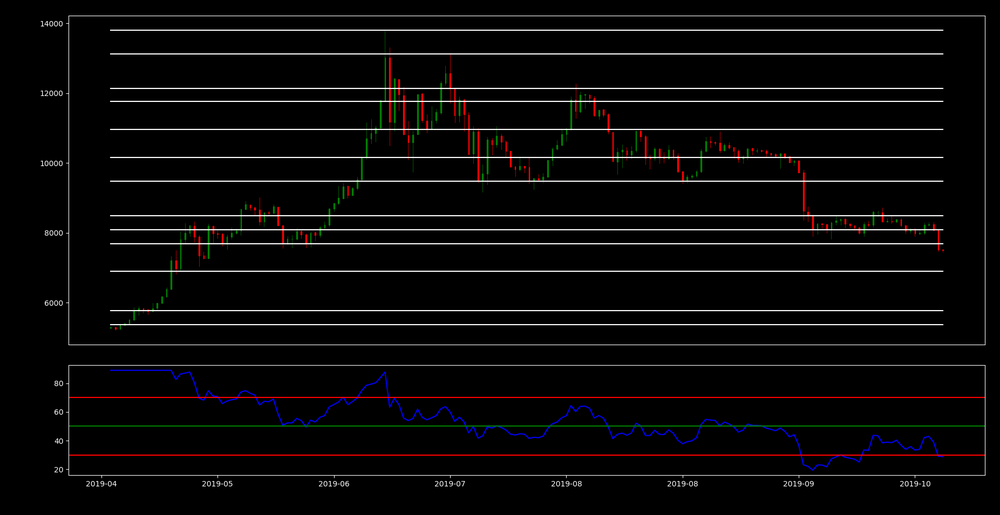
#> input picture support and resistance levels/Support_And_Resistance.png, 1000 x 515 px, shrunk from 1853 x 955 before the run
$ python croper.py
#> lines starting #> are read from the running program, lines starting #| are printed output that depends on the picture
#> the answer given: ../support and resistance levels/Support_And_Resistance.png
import cv2
import numpy as np
import math
from tkinter import filedialog
from tkinter import *


def put_text_on_image(instruction_bar, image_width, text):
    font = cv2.FONT_HERSHEY_SIMPLEX
    text_scale = 0.5
    while cv2.getTextSize(text, font, text_scale, 1)[0][0] > image_width:
        text_scale -= 0.1
    cv2.putText(instruction_bar, text, (20, 20), font, text_scale, (255, 255, 255), 1)
    return instruction_bar


def show(img, title="", time=-1):
    cv2.imshow(title, img)
    key = cv2.waitKey(time)
    cv2.destroyAllWindows()
    return key


select = False
temp = list()
state = list()


def select_region_elastic(image, sub_region_select=False):
    # convert image to RGB so that the selection boxes can show up if image is gray scale
#> called with sub_region_select = False
    if len(image.shape) == 2:
        image = cv2.cvtColor(image, cv2.COLOR_GRAY2BGR)

    main_region_contour = []
#> main_region_contour = []
    sub_region_contours = []
    sub_region_contour = []
    sub_region_circles = []
    sub_region_squares = []

    # ==========================================================================
    # create inatruction bar to show instruction info
    instruction_image = np.zeros((30, image.shape[1], 3), np.uint8)
    text = '[r]-reset [q]-quit'
    instruction_image = put_text_on_image(instruction_image, image.shape[1], text)

    # ==========================================================================

    # ============================================================================================================
    # MAIN REGION CROP
    # while loop that allows selection of a region in an image
    # [7 lines left out: function select_main_region_callback, not called in this run]

    # create buffer image to reset
    buffer_image = image.copy()
#> buffer_image is the input picture: shape (515, 1000, 3); mean B, G, R 9.2, 9.2, 10.4

    while not sub_region_select:

        window_name = "Main Region Select"
        cv2.namedWindow(window_name)
        cv2.setMouseCallback(window_name, select_main_region_callback)
        cv2.imshow(window_name, cv2.vconcat([buffer_image, instruction_image]))
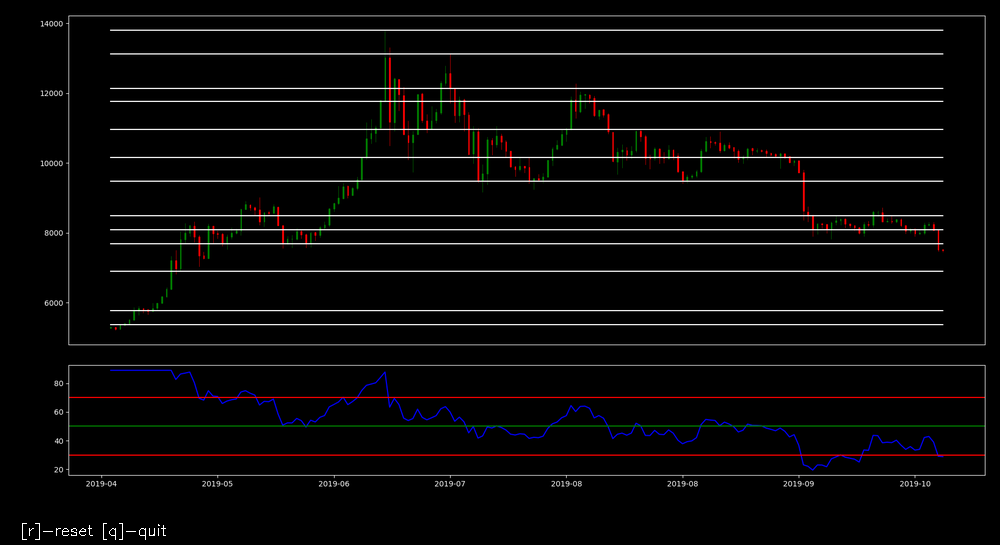
#> window 'Main Region Select': shape (545, 1000, 3); mean B, G, R 8.8, 8.9, 10
        key = cv2.waitKey(1)
#> (key q is pressed here)

        if key == 13:
            print("selecting main region done....")
            cv2.destroyAllWindows()
            break

        elif key == ord('r'):
            print("selecting main region reset....")
            buffer_image = image.copy()
            main_region_contour = []
        elif key == ord('q'):
            print("selecting main region quit....")
            cv2.destroyAllWindows()
            return 0

    # create mask to mask out the selected region from original image
    mask = np.zeros(image.shape, np.uint8)
    if main_region_contour:
        cv2.drawContours(mask, np.array([main_region_contour]), -1, (255, 255, 255), -1)
        buffer_image = cv2.bitwise_and(image, mask)

    # =========================================================================================================

    # ==========================================================================================================
    # SUB REGION CROP
    # =====================================================================
    # call backs for each shape of the sub region select
    # [41 lines left out: functions select_sub_region_callback_elastic, select_sub_region_callback_circle, select_sub_region_callback_square, not called in this run]

    # ===========================================================================
    # buffer image for reset
    buffer_image_2 = buffer_image.copy()
    # dict of functions
    callbacks = {0: select_sub_region_callback_elastic, 1: select_sub_region_callback_circle,
                 2: select_sub_region_callback_square}
    callback_names = {0: 'elastic crop', 1: 'circle crop',
                      2: 'square crop'}

    callback_selector = 0

    while 1:
        instruction_image = np.zeros((30, buffer_image_2.shape[1], 3), np.uint8)
        text = f'[r]-reset [q]-quit [n]-next(elastic crop only) [m]-mode, mode: {callback_names[callback_selector]}'
        instruction_image = put_text_on_image(instruction_image, buffer_image_2.shape[1], text)
        window_name = "Sub Region Select"
        cv2.namedWindow(window_name)
        params = [buffer_image_2.shape]
        cv2.setMouseCallback(window_name, callbacks[callback_selector],
                             param=params)

        cv2.imshow(window_name, cv2.vconcat([buffer_image_2, instruction_image]))
        key = cv2.waitKey(1)

        if key == 13:
            print("selecting sub region/s done....")
            if sub_region_contour:
                sub_region_contours.append(sub_region_contour)
            cv2.destroyAllWindows()
            break
        elif key == ord('n') and callback_names[callback_selector] == 'elastic crop':
            print("selecting next sub region....")
            if sub_region_contour:
                sub_region_contours.append(sub_region_contour)
            sub_region_contour = []
        elif key == ord('m'):
            callback_selector += 1 if callback_selector < 2 else -2
            print(callback_names[callback_selector])
            if sub_region_contour:
                sub_region_contours.append(sub_region_contour)
            sub_region_contour = []
        elif key == ord('r'):
            print("selecting sub region reset....")
            buffer_image_2 = buffer_image.copy()
            sub_region_contour = []
            sub_region_contours = []
            sub_region_circles = []
            sub_region_squares = []

        elif key == ord('q'):
            print("selecting sub region quit....")
            cv2.destroyAllWindows()
            return -1

    mask = np.zeros(image.shape, np.uint8)
    #  if contours in elastic crop then crop
    if sub_region_contours:
        for contour_ in sub_region_contours:
            cv2.drawContours(mask, np.array([contour_]), -1, (255, 255, 255), -1)
    # if circles them crop
    if sub_region_circles:
        for circle in sub_region_circles:
            cv2.circle(mask, circle[0], circle[1], (255, 255, 255), -1)
    # if squares then crop
    if sub_region_squares:
        for square in sub_region_squares:
            cv2.rectangle(mask, square[0], square[1], (255, 255, 255), -1)

    buffer_image = cv2.bitwise_and(buffer_image, cv2.bitwise_not(mask))
    # =============================================================================================================================

    image = cv2.cvtColor(buffer_image, cv2.COLOR_BGR2GRAY)

    if not sub_region_select:
        positions = np.nonzero(image)
        top = positions[0].min()
        bottom = positions[0].max()
        left = positions[1].min()
        right = positions[1].max()
        image = image[top:bottom, left:right]

    return image


if __name__ == '__main__':
    root = Tk()
    root.withdraw()
    root.filename = filedialog.askopenfilename(title="Select file",
                                               filetypes=(("jpeg files", "*.jpg"), ("all files", "*.*")))
    image = select_region_elastic(cv2.imread(root.filename))
    show(image, 'Final Selected Region')
#> (key q is pressed here)
